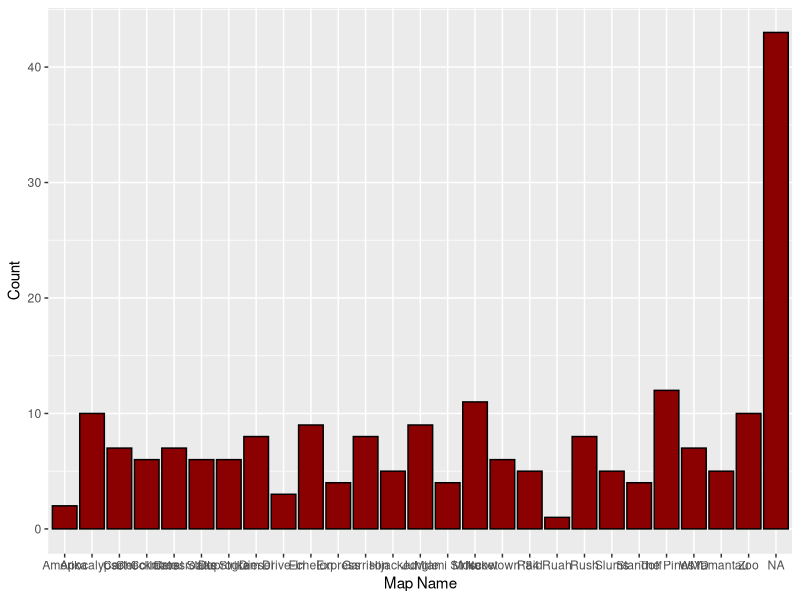
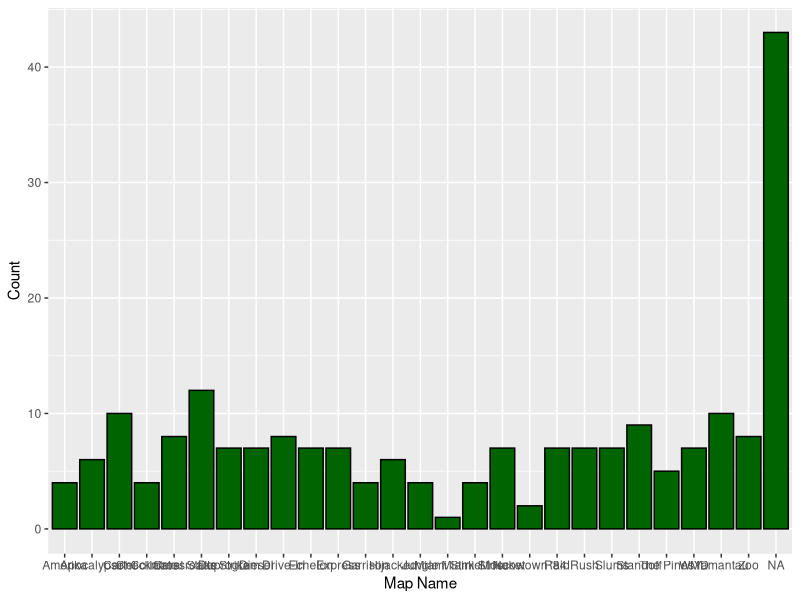
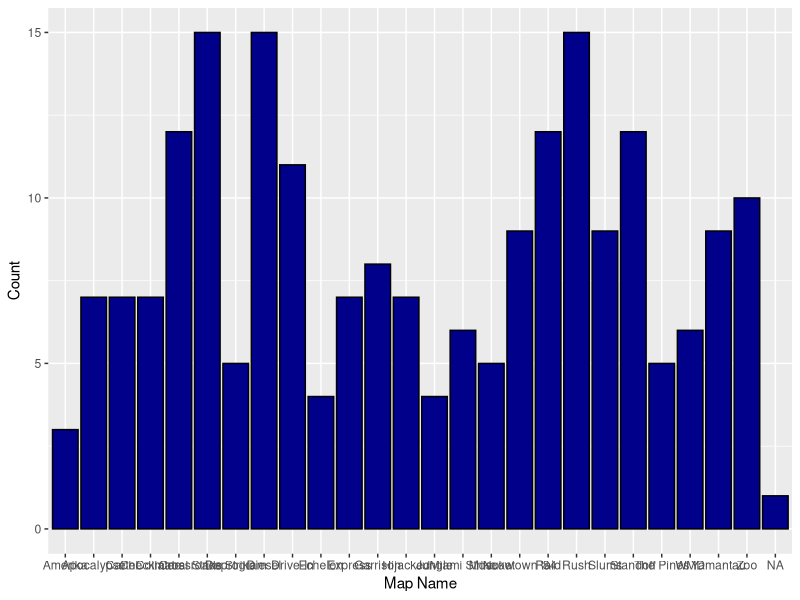
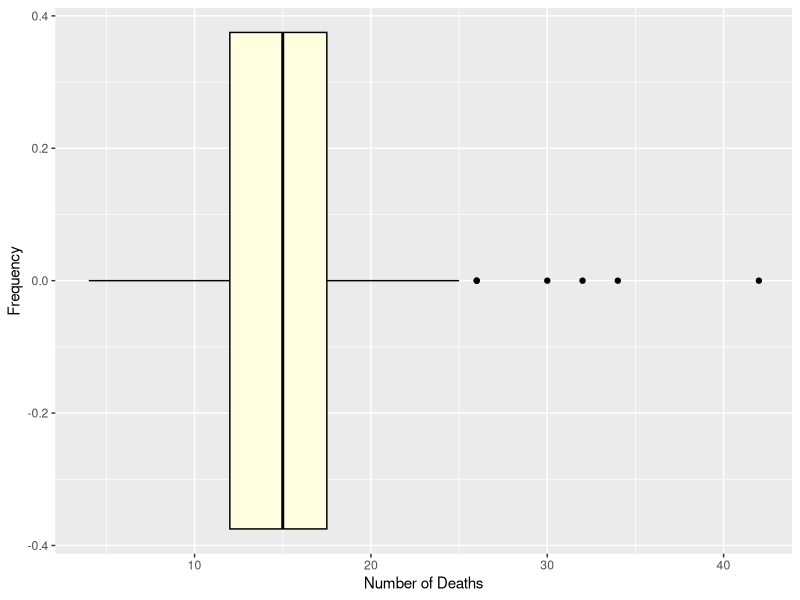
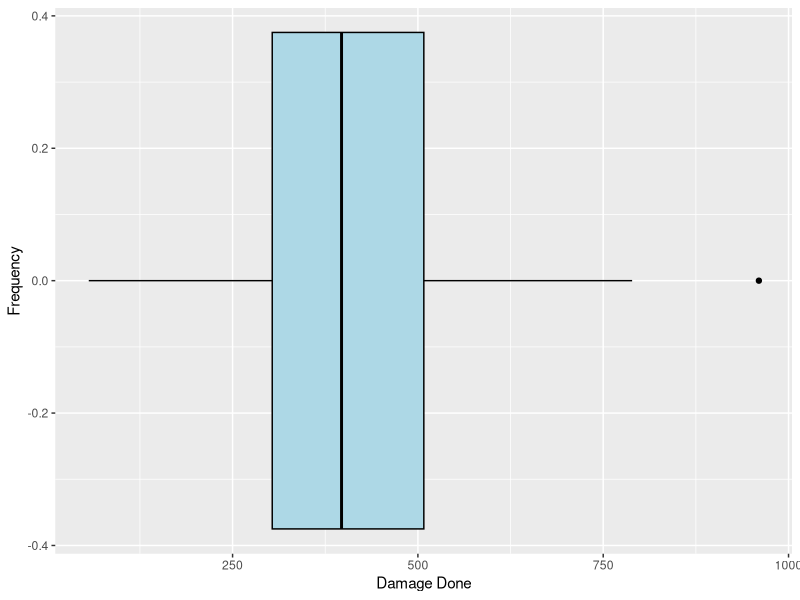

The R source for these figures, in order:
## ---- chunk 1
knitr::opts_chunk$set(echo = TRUE)
## ---- chunk 2
library(tidyverse)
library(dplyr)
library(readxl)
data <- read_xlsx("CODGames2_mp.xlsx")
## ---- chunk 3
countNA <- function(dat){
  numNA <- sum(is.na(dat))
  return(numNA)
}

apply(X = data, MARGIN = 1, FUN = countNA)
## ---- chunk 4
# Summary statistics for a categorical variable: "Map1"
MapName1 <- data$Map1
table(MapName1)
prop.table(table(MapName1))

# Data visualization for "MapName1"
data |>
  ggplot(aes(x = MapName1)) +
  geom_bar(fill = "darkred", color = "black") + 
  labs(x = "Map Name", y = "Count")
## ---- chunk 5
# Summary statistics for a categorical variable: "Map1"
MapName2 <- data$Map2
table(MapName2)
prop.table(table(MapName2))

# Data visualization for "MapName2"
data |>
  ggplot(aes(x = MapName2)) +
  geom_bar(fill = "darkgreen", color = "black") + 
  labs(x = "Map Name", y = "Count")
## ---- chunk 6
# Summary statistics for a categorical variable: "Map1"
MapChoice <- data$Choice
table(MapChoice)
prop.table(table(MapChoice))

# Data visualization for "MapChoice"
data |>
  ggplot(aes(x = MapChoice)) +
  geom_bar(fill = "darkblue", color = "black") + 
  labs(x = "Map Name", y = "Count")

## ---- chunk 7
# Summary statistics for a quantitative variable: "Deaths"
Deaths <- data$Deaths
summary(Deaths)
mean(Deaths, na.rm = TRUE)
median(Deaths, na.rm = TRUE)
max(Deaths, na.rm = TRUE)
sd(Deaths, na.rm = TRUE)

# Data visualization for "Deaths"
data |>
  ggplot(aes(x = Deaths)) +
  geom_boxplot(fill = "lightyellow", color = "black") + 
  labs(x = "Number of Deaths", y = "Frequency")
## ---- chunk 8
# Summary statistics for a quantitative variable: "Damage"
Damage <- data$Damage
summary(Damage)
mean(Damage, na.rm = TRUE)
median(Damage, na.rm = TRUE)
max(Damage, na.rm = TRUE)
sd(Damage, na.rm = TRUE)

# Data visualization for "Damage"
data |>
  ggplot(aes(x = Damage)) +
  geom_boxplot(fill = "lightblue", color = "black") + 
  labs(x = "Damage Done", y = "Frequency")
